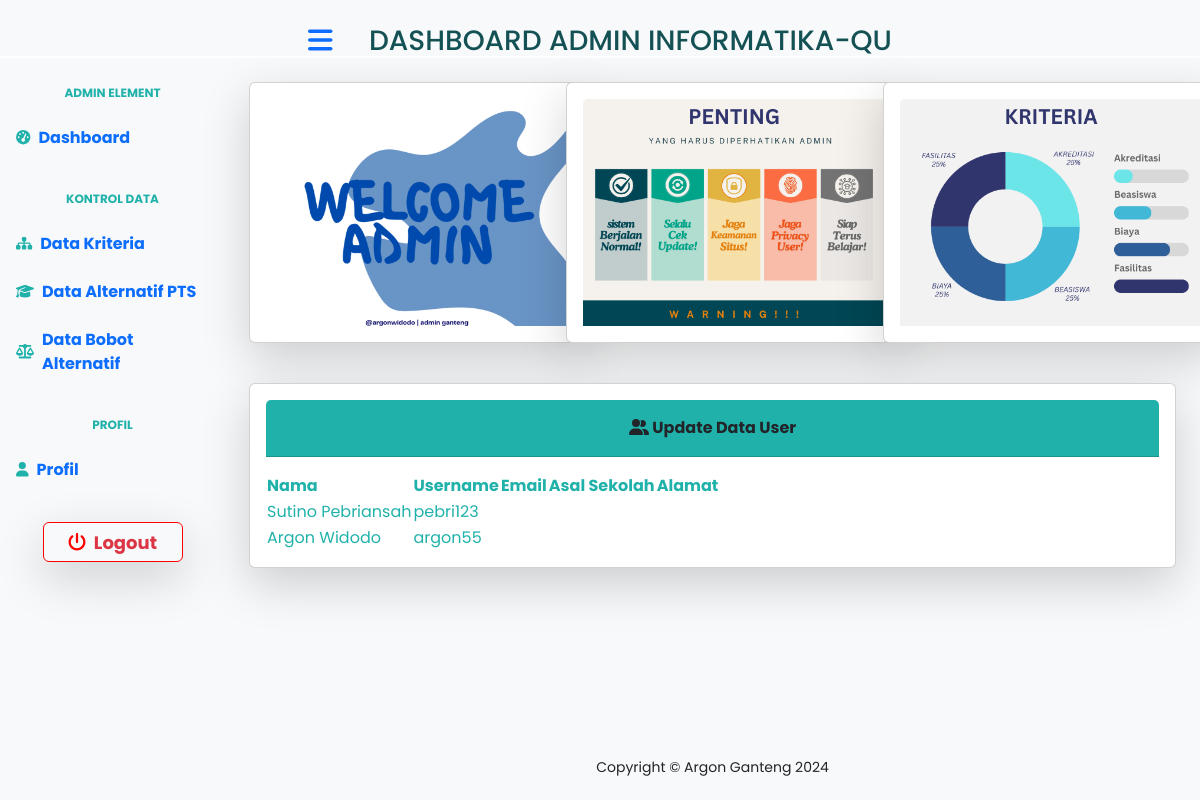
The page /dashboard_admin.php (signed in) on the database its author committed.
### tables this page shows
CREATE TABLE `pengguna` (
  `id` int(10) NOT NULL,
  `namalengkap` varchar(100) NOT NULL,
  `username` varchar(50) NOT NULL,
  `password` varchar(100) NOT NULL,
  `email` varchar(50) NOT NULL,
  `sekolah` varchar(50) NOT NULL,
  `alamat` varchar(100) NOT NULL,
  `status` int(1) NOT NULL DEFAULT 0
);

### dashboard_admin.php (the view, shortened to what this page needs)
<!DOCTYPE html>
<html lang="en">
    <head>
        <link href="css/style.css" rel="stylesheet" />
        <link href="css/styles.css" rel="stylesheet" />
        <link href="css/card.css" rel="stylesheet" />
        <link href="css/start.css" rel="stylesheet" />
    </head>
    <body class="sb-nav-fixed">
        <nav class="sb-topnav bg-light">
            <div class="fw-bold mt-4 mb-2" id="sidebarToggle">
                <center>
                <a href="#!"><h3 style="color:#145154;" class="text-center"><i class="fas fa-bars"></i></a>&nbsp;&nbsp;&nbsp;&nbsp;&nbsp;DASHBOARD ADMIN INFORMATIKA-QU</h3>
                </center>
            </div>
        </nav>
        <div id="layoutSidenav">
            <div id="layoutSidenav_nav">
                <nav class="sb-sidenav accordion" id="sidenavAccordion">
                    <div class="sb-sidenav-menu">
                        <div class="nav">
                            <div class="sb-sidenav-menu-heading fw-bold text-center" style="color:#20B2AA;">Admin Element</div>
                            <a class="nav-link fw-bold" href="#">
                                <div class="sb-nav-link-icon fw-bold"><i class="fas fa-tachometer-alt" style="color:#20B2AA;"></i></div>
                                Dashboard
                            </a>
                            <div class="sb-sidenav-menu-heading fw-bold text-center" style="color:#20B2AA;">Kontrol Data</div>
                            <a class="nav-link fw-bold" href="data_kriteria.php">
                                <div class="sb-nav-link-icon"><i class="fas fa-sitemap" style="color:#20B2AA;"></i></div>
                                Data Kriteria
                            </a>
                            <a class="nav-link fw-bold" href="data_alternatif.php">
                                <div class="sb-nav-link-icon"><i class="fa-solid fa-graduation-cap" style="color:#20B2AA;"></i></div>
                                Data Alternatif PTS
                            </a>
                            <a class="nav-link fw-bold" href="bobot_alternatif.php">
                                <div class="sb-nav-link-icon"><i class="fa-solid fa-balance-scale" style="color:#20B2AA;"></i></div>
                                Data Bobot Alternatif
                            </a>
                            <div class="sb-sidenav-menu-heading fw-bold text-center" style="color:#20B2AA;">Profil</div>
                            <a class="nav-link fw-bold" href="#">
                                <div class="sb-nav-link-icon"><i class="fa-solid fa-user" style="color:#20B2AA;"></i></div>
                                Profil
                            </a>
                            <div class="sb-sidenav-menu-heading fw-bold text-center">
                                <a href="logout.php">
                                <button class="btn btn-out shadow-lg">
                                    <span class="text-danger fw-bold"><i class="fas fa-power-off  pe-1" style="color:#FF0000;" name="blogout"></i> Logout</span>
                                </button>
                                </a>
                            </div>
                        </div>
                    </div>
                </nav>
            </div>
            <div id="layoutSidenav_content" class="bg-light mt-5">
                <main>
                    <div class="container-fluid px-4 bg-light">
                        <div class="row">
                            <div class="col-xl-4">
                                <center>
                                <div class="card mt-4 shadow-lg p-3 bg-body rounded" style="width: 21rem;">
                                    <img src="assets/img/welcome.png" class="card-img-top" alt="...">
                                </div>
                            </div>
                            <div class="col-xl-4">
                                <center>
                                <div class="card mt-4 shadow-lg p-3 bg-body rounded" style="width: 21rem;">
                                    <img src="assets/img/penting.png" class="card-img-top" alt="...">
                                </div>
                            </div>
                            <div class="col-xl-4">
                                <center>
                                <div class="card mt-4 shadow-lg p-3 bg-body rounded" style="width: 21rem;">
                                    <img src="assets/img/kriteria.png" class="card-img-top" alt="...">
                                </div>
                            </div>
                            <div class="col-xl-12">
                                <div class="card mb-4  mt-3 shadow-lg p-3 bg-body rounded">
                                    <div class="card-header" style="background-color:#20B2AA;">
                                        <center class="fw-bold">
                                        <i class="fas fa-user-friends"></i>
                                        Update Data User
                                        </center>
                                    </div>
                                    <div class="card-body mt-3" style="color:#20B2AA;">
                                        <table id="datatablesSimple" style="color:#20B2AA;">
                                            <thead>
                                                <tr>
                                                    <th>Nama</th>
                                                    <th>Username</th>
                                                    <th>Email</th>
                                                    <th>Asal Sekolah</th>
                                                    <th>Alamat</th>
                                                </tr>
                                            </thead>
                                            <?php
                                                include"koneksi.php";
                                                  $tampil = mysqli_query($conn, "SELECT * FROM pengguna ORDER BY id DESC");
                                                  while($data = mysqli_fetch_array($tampil)) :
                                            ?>
                                                <tr>
                                                    <td><?=$data['namalengkap']?></td>
                                                    <td><?=$data['username']?></td>
                                                    <td><?=$data['email']?></td>
                                                    <td><?=$data['sekolah']?></td>
                                                    <td><?=$data['alamat']?></td>
                                                </tr>
                                            <?php endwhile; ?>
                                        </table>
                                    </div>
                                </div>
                            </div>
                        </div>
                    </div>
                </main>
                <footer class="py-4 bg-light mt-auto">
                    <div class="footer small text-center text-dark-50"><div class="container px-4 px-lg-5">Copyright &copy; Argon Ganteng 2024</div>
                        </div>
                </footer>
            </div>
        </div>
    </body>
</html>

### css/style.css (style rules this page uses)
body { font-family: 'Poppins', sans-serif; font-size: 0.875rem; opacity: 1; overflow-y: scroll; margin: 0; }
a { cursor: pointer; text-decoration: none; font-family: 'Poppins', sans-serif; }
.card { box-shadow: 0 0 .875rem 0 rgba(34, 46, 60, .05); margin-bottom: 24px; }

### css/start.css (style rules this page uses)
.btn { width: 140px; height: 40px; cursor: pointer; background: transparent; border: 1px solid #FF0000; outline: none; transition: 1s ease-in-out; }
.btn span { color: white; font-size: 18px; font-weight: 100; }
.btn-out { width: 140px; height: 40px; cursor: pointer; background: transparent; border: 1px solid #FF0000; outline: none; transition: 1s ease-in-out; }
.btn-out span { color: white; font-size: 18px; font-weight: 100; }

### rows shown on the page
pengguna: namalengkap "Sutino Pebriansah", username "pebri123"
pengguna: namalengkap "Argon Widodo", username "argon55"
